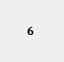
<?xml version="1.0" encoding="UTF-8"?>
<ui version="4.0">
 <class>msgMark</class>
 <widget class="QWidget" name="msgMark">
  <property name="geometry">
   <rect>
    <x>0</x>
    <y>0</y>
    <width>64</width>
    <height>62</height>
   </rect>
  </property>
  <property name="windowTitle">
   <string>Form</string>
  </property>
  <widget class="QLabel" name="label_red">
   <property name="geometry">
    <rect>
     <x>20</x>
     <y>20</y>
     <width>21</width>
     <height>21</height>
    </rect>
   </property>
   <property name="text">
    <string/>
   </property>
  </widget>
  <widget class="QLabel" name="label_num">
   <property name="geometry">
    <rect>
     <x>20</x>
     <y>20</y>
     <width>21</width>
     <height>21</height>
    </rect>
   </property>
   <property name="font">
    <font>
     <family>Cambria</family>
     <weight>75</weight>
     <bold>true</bold>
    </font>
   </property>
   <property name="text">
    <string>6</string>
   </property>
   <property name="alignment">
    <set>Qt::AlignCenter</set>
   </property>
  </widget>
 </widget>
 <resources/>
 <connections/>
</ui>
